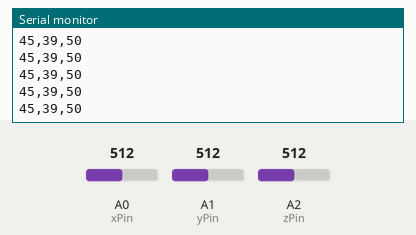
A sketch run on a simulated Arduino Uno, built with avr-gcc and run on an emulated ATmega328P. Parts: the last lines printed to the serial monitor. Inputs (shaded band) come from the test bench; at power-on: A1 (yPin) = 512, A0 (xPin) = 512, A2 (zPin) = 512.

Above: at 5.7 s.
5.8 s: A1 (yPin) set to 521
At 5.87 s:
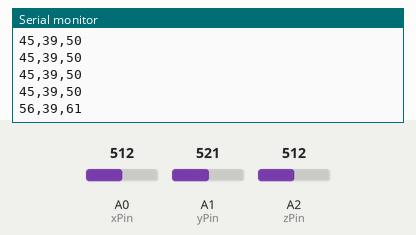
7.3 s: A1 (yPin) set to 506
At 7.39 s:
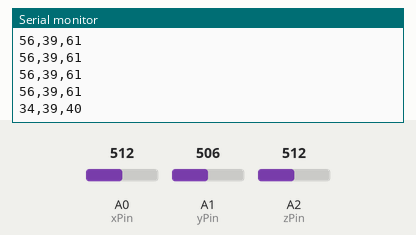
Timing chart, 0 to 10.3 s (numbered marks = the images above; inputs shaded):
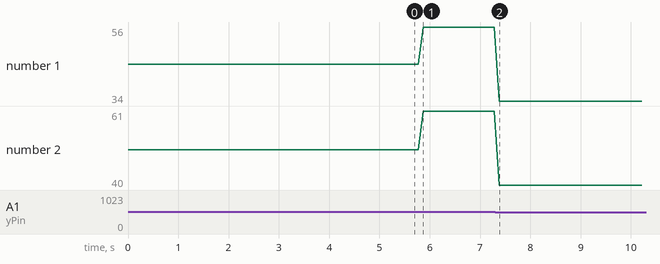

The sketch:

0612_testingXbeeWirelessConnectionbtwPC_ArduinoInput.ino.ino
```cpp
int xPin = 0;
int yPin = 1;
int zPin = 2;

int x = 0;
int y = 0;
int z = 0;

int minValX = 396; // finding min and max values using Task 40
int maxValX = 598;
int minValY = 392;
int maxValY = 594;
int minValZ = 395;
int maxValZ = 592;

void setup() {
 Serial.begin(9600);
}

void loop() {

  x = analogRead(xPin);
  y = analogRead(yPin);
  z = analogRead(zPin);

  // convert read values to degrees -90 to 90 - Needed for atan2
  int xAng = map(x, minValX, maxValX, -90, 90);
  int yAng = map(y, minValY, maxValY, -90, 90);
  int zAng = map(z, minValZ, maxValZ, -90, 90);

  // calculate 360deg values like so: atan2(-yAng, -zAng), atan2 outputs the value of -PI to PI (radians),
  // We are then converting the radians to degrees
  x = RAD_TO_DEG * (atan2(-yAng, -zAng) + PI); // RAD_TO_DEG = Radius / moving (around 57.29( distance, PI = 3.14
  y = RAD_TO_DEG * (atan2(-xAng, -zAng) + PI);
  z = RAD_TO_DEG * (atan2(-yAng, -xAng) + PI);

  // Output the calculations
  Serial.print(x);
  Serial.print(",");
   Serial.print(y);
  Serial.print(",");
   Serial.print(z);
  Serial.println();

  delay(100);
}
```

Measured:
- after the input at 5.8 s, the serial monitor: prints a new line after 0.07 s (image 1)
- after the input at 7.3 s, the serial monitor: prints a new line after 0.09 s (image 2)
- plotted number 1: 45 → 56 after the input at 5.8 s, 56 → 34 after the input at 7.3 s
- plotted number 2: 50 → 61 after the input at 5.8 s, 61 → 40 after the input at 7.3 s
